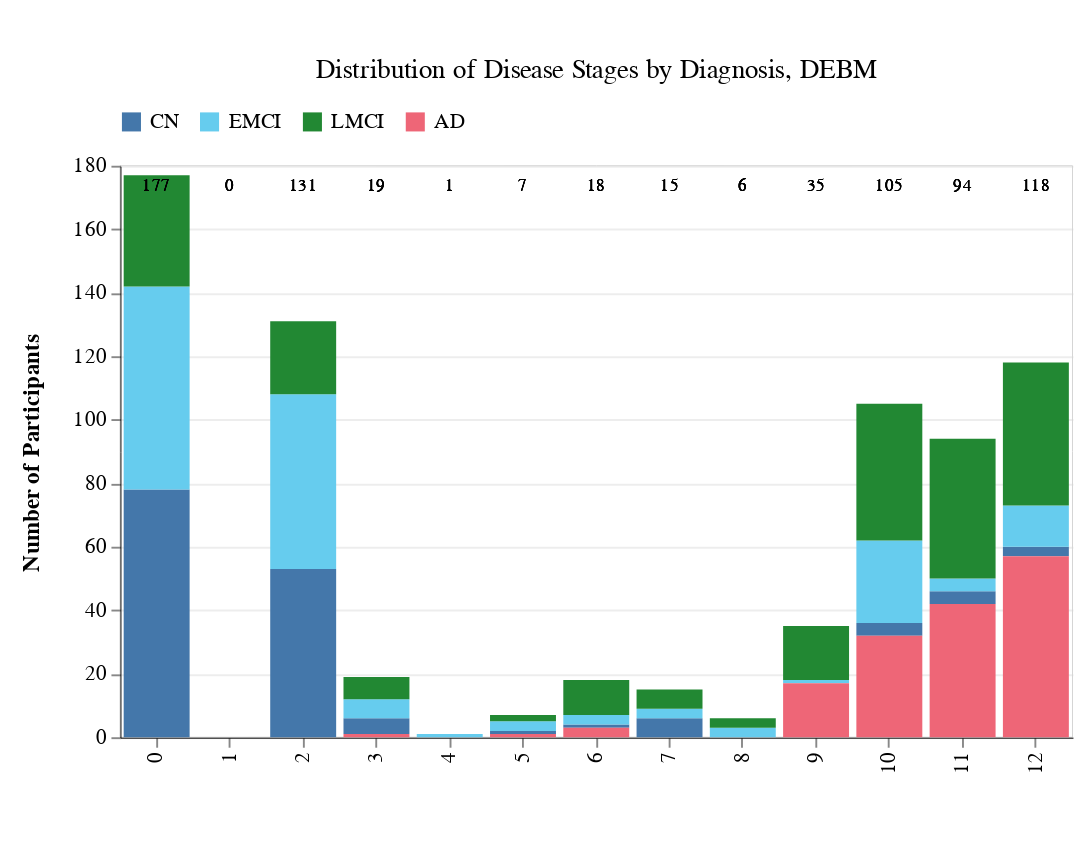

Write notebook code for a chart like this one.
### Markdown cell above
## DEBM

### Code cell
debm_stages, ml_stages_plot, debm_runtime = get_ml_stages_and_plot('debm')
ml_stages_plot

### Figure 1 — Vega-Lite specification as saved in the notebook (floating-point values rounded to 4 significant figures)
{"config": {"view": {"continuousWidth": 300, "continuousHeight": 300, "stroke": "lightgray", "strokeWidth": 0.5}, "axis": {"domain": true, "domainColor": "black", "domainWidth": 0.5, "grid": true, "gridColor": "lightgray", "gridOpacity": 0.3, "labelColor": "black", "labelFont": "Arial", "titleColor": "black", "titleFont": "Arial"}}, "layer": [{"mark": {"type": "bar"}, "encoding": {"color": {"field": "Diagnosis", "legend": {"columns": 4, "direction": "horizontal", "labelFontSize": 11, "orient": "top", "symbolSize": 100, "title": null}, "scale": {"domain": ["CN", "EMCI", "LMCI", "AD"], "range": ["#4477AA", "#66CCEE", "#228833", "#EE6677"]}, "type": "nominal"}, "order": {"field": "Diagnosis", "sort": "ascending", "type": "nominal"}, "tooltip": [{"field": "Stage", "title": "Stage", "type": "ordinal"}, {"field": "Diagnosis", "title": "Diagnosis", "type": "nominal"}, {"field": "Count", "title": "Count", "type": "quantitative"}, {"field": "Percentage", "format": ".1%", "title": "Percentage", "type": "quantitative"}], "x": {"axis": {"grid": false, "labelFontSize": 11, "titleFont": "Arial", "titleFontSize": 12, "titlePadding": 15}, "field": "Stage", "title": "", "type": "ordinal"}, "y": {"axis": {"grid": true, "gridOpacity": 0.4, "labelFontSize": 11, "titleFont": "Arial", "titleFontSize": 12, "titlePadding": 15}, "field": "Count", "title": "Number of Participants", "type": "quantitative"}}, "title": {"text": "Distribution of Disease Stages by Diagnosis, DEBM", "anchor": "middle", "fontWeight": "normal", "fontSize": 14, "dy": -10}}, {"mark": {"type": "text", "align": "center", "baseline": "bottom", "dy": -5, "fontSize": 9}, "encoding": {"text": {"field": "Total", "format": ",d", "type": "quantitative"}, "tooltip": [{"field": "Stage", "title": "Stage", "type": "ordinal"}, {"field": "Total", "format": ",d", "title": "Total Sample Size", "type": "quantitative"}], "x": {"field": "Stage", "type": "ordinal"}, "y": {"value": 20}}, "title": {"text": "Distribution of Disease Stages by Diagnosis, DEBM", "anchor": "middle", "fontWeight": "normal", "fontSize": 14, "dy": -10}}], "data": {"name": "data-11e0017767a67011081cdab32d37101b"}, "height": 300, "padding": {"left": 10, "top": 30, "right": 10, "bottom": 40}, "width": 500, "$schema": "https://vega.github.io/schema/vega-lite/v5.20.1.json", "datasets": {"data-11e0017767a67011081cdab32d37101b": [{"Stage": 0, "Diagnosis": "CN", "Count": 78, "Total": 177, "Percentage": 0.4407}, {"Stage": 0, "Diagnosis": "EMCI", "Count": 64, "Total": 177, "Percentage": 0.3616}, {"Stage": 0, "Diagnosis": "LMCI", "Count": 35, "Total": 177, "Percentage": 0.1977}, {"Stage": 0, "Diagnosis": "AD", "Count": 0, "Total": 177, "Percentage": 0.0}, {"Stage": 1, "Diagnosis": "CN", "Count": 0, "Total": 0, "Percentage": null}, {"Stage": 1, "Diagnosis": "EMCI", "Count": 0, "Total": 0, "Percentage": null}, {"Stage": 1, "Diagnosis": "LMCI", "Count": 0, "Total": 0, "Percentage": null}, {"Stage": 1, "Diagnosis": "AD", "Count": 0, "Total": 0, "Percentage": null}, {"Stage": 2, "Diagnosis": "CN", "Count": 53, "Total": 131, "Percentage": 0.4046}, {"Stage": 2, "Diagnosis": "EMCI", "Count": 55, "Total": 131, "Percentage": 0.4198}, {"Stage": 2, "Diagnosis": "LMCI", "Count": 23, "Total": 131, "Percentage": 0.1756}, {"Stage": 2, "Diagnosis": "AD", "Count": 0, "Total": 131, "Percentage": 0.0}, {"Stage": 3, "Diagnosis": "CN", "Count": 5, "Total": 19, "Percentage": 0.2632}, {"Stage": 3, "Diagnosis": "EMCI", "Count": 6, "Total": 19, "Percentage": 0.3158}, {"Stage": 3, "Diagnosis": "LMCI", "Count": 7, "Total": 19, "Percentage": 0.3684}, {"Stage": 3, "Diagnosis": "AD", "Count": 1, "Total": 19, "Percentage": 0.05263}, {"Stage": 4, "Diagnosis": "CN", "Count": 0, "Total": 1, "Percentage": 0.0}, {"Stage": 4, "Diagnosis": "EMCI", "Count": 1, "Total": 1, "Percentage": 1.0}, {"Stage": 4, "Diagnosis": "LMCI", "Count": 0, "Total": 1, "Percentage": 0.0}, {"Stage": 4, "Diagnosis": "AD", "Count": 0, "Total": 1, "Percentage": 0.0}, {"Stage": 5, "Diagnosis": "CN", "Count": 1, "Total": 7, "Percentage": 0.1429}, {"Stage": 5, "Diagnosis": "EMCI", "Count": 3, "Total": 7, "Percentage": 0.4286}, {"Stage": 5, "Diagnosis": "LMCI", "Count": 2, "Total": 7, "Percentage": 0.2857}, {"Stage": 5, "Diagnosis": "AD", "Count": 1, "Total": 7, "Percentage": 0.1429}, {"Stage": 6, "Diagnosis": "CN", "Count": 1, "Total": 18, "Percentage": 0.05556}, {"Stage": 6, "Diagnosis": "EMCI", "Count": 3, "Total": 18, "Percentage": 0.1667}, {"Stage": 6, "Diagnosis": "LMCI", "Count": 11, "Total": 18, "Percentage": 0.6111}, {"Stage": 6, "Diagnosis": "AD", "Count": 3, "Total": 18, "Percentage": 0.1667}, {"Stage": 7, "Diagnosis": "CN", "Count": 6, "Total": 15, "Percentage": 0.4}, {"Stage": 7, "Diagnosis": "EMCI", "Count": 3, "Total": 15, "Percentage": 0.2}, {"Stage": 7, "Diagnosis": "LMCI", "Count": 6, "Total": 15, "Percentage": 0.4}, {"Stage": 7, "Diagnosis": "AD", "Count": 0, "Total": 15, "Percentage": 0.0}, {"Stage": 8, "Diagnosis": "CN", "Count": 0, "Total": 6, "Percentage": 0.0}, {"Stage": 8, "Diagnosis": "EMCI", "Count": 3, "Total": 6, "Percentage": 0.5}, {"Stage": 8, "Diagnosis": "LMCI", "Count": 3, "Total": 6, "Percentage": 0.5}, {"Stage": 8, "Diagnosis": "AD", "Count": 0, "Total": 6, "Percentage": 0.0}, {"Stage": 9, "Diagnosis": "CN", "Count": 0, "Total": 35, "Percentage": 0.0}, {"Stage": 9, "Diagnosis": "EMCI", "Count": 1, "Total": 35, "Percentage": 0.02857}, {"Stage": 9, "Diagnosis": "LMCI", "Count": 17, "Total": 35, "Percentage": 0.4857}, {"Stage": 9, "Diagnosis": "AD", "Count": 17, "Total": 35, "Percentage": 0.4857}, {"Stage": 10, "Diagnosis": "CN", "Count": 4, "Total": 105, "Percentage": 0.0381}, {"Stage": 10, "Diagnosis": "EMCI", "Count": 26, "Total": 105, "Percentage": 0.2476}, {"Stage": 10, "Diagnosis": "LMCI", "Count": 43, "Total": 105, "Percentage": 0.4095}, {"Stage": 10, "Diagnosis": "AD", "Count": 32, "Total": 105, "Percentage": 0.3048}, {"Stage": 11, "Diagnosis": "CN", "Count": 4, "Total": 94, "Percentage": 0.04255}, {"Stage": 11, "Diagnosis": "EMCI", "Count": 4, "Total": 94, "Percentage": 0.04255}, {"Stage": 11, "Diagnosis": "LMCI", "Count": 44, "Total": 94, "Percentage": 0.4681}, {"Stage": 11, "Diagnosis": "AD", "Count": 42, "Total": 94, "Percentage": 0.4468}, {"Stage": 12, "Diagnosis": "CN", "Count": 3, "Total": 118, "Percentage": 0.02542}, {"Stage": 12, "Diagnosis": "EMCI", "Count": 13, "Total": 118, "Percentage": 0.1102}, {"Stage": 12, "Diagnosis": "LMCI", "Count": 45, "Total": 118, "Percentage": 0.3814}, {"Stage": 12, "Diagnosis": "AD", "Count": 57, "Total": 118, "Percentage": 0.4831}]}}
